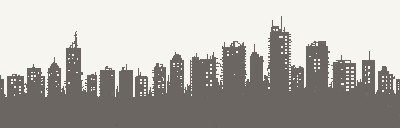
#> input picture art_v4/zoneB_ruins/skyline_raw.png, 400 x 128 px, found by its file name
$ python prep_assets.py
#> lines starting #> are read from the running program, lines starting #| are printed output that depends on the picture
# 새 PixelLab 에셋 전처리: 불투명 배경 제거(테두리 flood fill) + 파사드 하단 인도 잘라내기
from PIL import Image
from collections import deque
def unbg(src, dst, tol=40, cut_bottom=None):
#> called with src = 'skyline_raw.png', dst = 'skyline.png', tol = 40
    im=Image.open(src).convert('RGBA'); px=im.load(); W,H=im.size
#> in unbg, im is the input picture: PIL image 400x128 RGBA; mean R, G, B, A 179.2, 175.7, 170.7, 255
#> after `W, H = im.size`: W = 400; H = 128
    bgc=px[0,0]; seen=set(); q=deque((x,y) for x in range(W) for y in (0,H-1))
#> after `bgc = px[0, 0]`: bgc = (247, 245, 239, 255)
    q.extend((x,y) for y in range(H) for x in (0,W-1))
    while q:
        x,y=q.popleft()
        if (x,y) in seen or not(0<=x<W and 0<=y<H): continue
        seen.add((x,y)); p=px[x,y]
        if sum(abs(p[i]-bgc[i]) for i in range(3))>tol: continue
        px[x,y]=(0,0,0,0); q.extend(((x+1,y),(x-1,y),(x,y+1),(x,y-1)))
#> this loop made 103784 passes
#> p on passes 1 to 3: (247, 245, 239, 255), (107, 102, 98, 255), (247, 245, 239, 255)
#> after the loop, seen = 27832 items
    if cut_bottom: im=im.crop((0,0,W,cut_bottom))
    im.crop(im.getbbox()).save(dst)
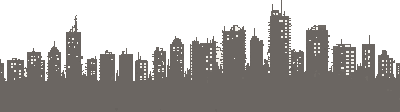
#> saved as skyline.png: PIL image 400x112 RGBA; mean R, G, B, A 63.2, 60.4, 58.1, 145.2; transparent parts drawn white
unbg('skyline_raw.png','skyline.png')
unbg('lm_facade_raw.png','lm_facade.png',cut_bottom=172)
#> call 2 of unbg, with src = 'lm_facade_raw.png', dst = 'lm_facade.png', tol = 40, cut_bottom = 172
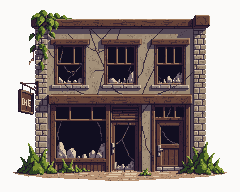
#> input picture art_v4/zoneB_ruins/lm_facade_raw.png, 240 x 192 px, found by its file name
#> in unbg, im is the input picture: PIL image 240x192 RGBA; mean R, G, B, A 150, 139.6, 137.2, 255
#> in unbg (call 2), `bgc = px[0, 0]`: bgc = (251, 250, 249, 255)
#> after the loop in unbg (call 2), `while q:`: seen = 18148 items
#> in unbg (call 2), `if cut_bottom: im=im.crop((0,0,W,cut_bottom))`:
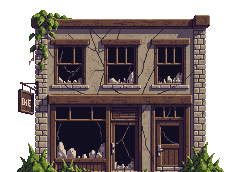
#> im: PIL image 240x172 RGBA; mean R, G, B, A 57.2, 47, 45.6, 169.6; transparent parts drawn white
#> in unbg (call 2), `im.crop(im.getbbox()).save(dst)`:
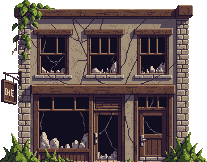
#> saved as lm_facade.png: PIL image 207x162 RGBA; mean R, G, B, A 70.4, 57.8, 56.1, 208.8; transparent parts drawn white
